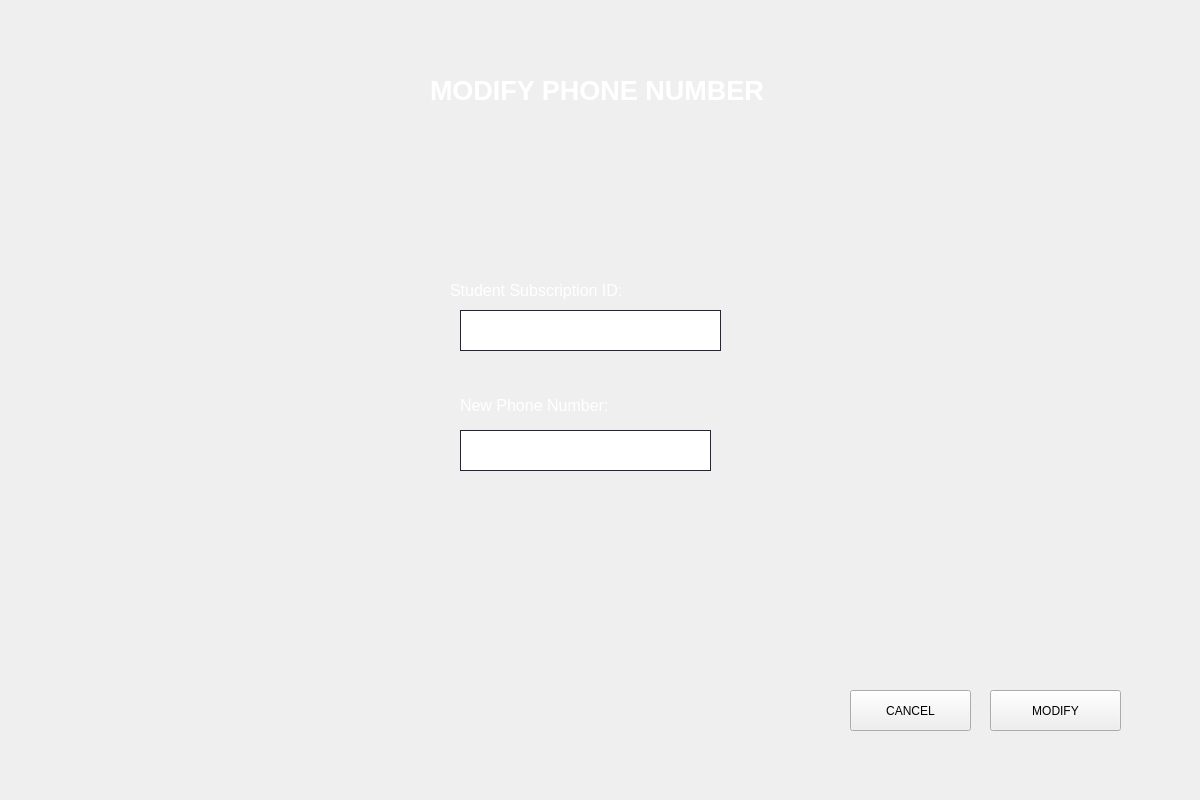
<?xml version="1.0" encoding="UTF-8"?>
<ui version="4.0">
 <class>Form</class>
 <widget class="QWidget" name="Form">
  <property name="geometry">
   <rect>
    <x>0</x>
    <y>0</y>
    <width>1200</width>
    <height>800</height>
   </rect>
  </property>
  <property name="windowTitle">
   <string>Form</string>
  </property>
  <widget class="QPushButton" name="modifier">
   <property name="geometry">
    <rect>
     <x>990</x>
     <y>690</y>
     <width>131</width>
     <height>41</height>
    </rect>
   </property>
   <property name="styleSheet">
    <string notr="true"> font: 75 16pt &quot;Poppins&quot;;</string>
   </property>
   <property name="text">
    <string>MODIFY</string>
   </property>
  </widget>
  <widget class="QLineEdit" name="num_inscription">
   <property name="geometry">
    <rect>
     <x>460</x>
     <y>310</y>
     <width>261</width>
     <height>41</height>
    </rect>
   </property>
   <property name="styleSheet">
    <string notr="true">QLineEdit {
border: 1px solid rgb(37,39,48);

padding-left:20px;
padding-right:20px;
}
</string>
   </property>
  </widget>
  <widget class="QLineEdit" name="num">
   <property name="geometry">
    <rect>
     <x>460</x>
     <y>430</y>
     <width>251</width>
     <height>41</height>
    </rect>
   </property>
   <property name="styleSheet">
    <string notr="true">QLineEdit {
border: 1px solid rgb(37,39,48);

padding-left:20px;
padding-right:20px;
}
</string>
   </property>
  </widget>
  <widget class="QLabel" name="label_2">
   <property name="geometry">
    <rect>
     <x>450</x>
     <y>250</y>
     <width>461</width>
     <height>81</height>
    </rect>
   </property>
   <property name="styleSheet">
    <string notr="true"/>
   </property>
   <property name="text">
    <string>&lt;html&gt;&lt;head/&gt;&lt;body&gt;&lt;p&gt;&lt;span style=&quot; font-size:12pt; color:#fff;&quot;&gt;Student Subscription ID:&lt;/span&gt;&lt;/p&gt;&lt;/body&gt;&lt;/html&gt;</string>
   </property>
  </widget>
  <widget class="QLabel" name="label_3">
   <property name="geometry">
    <rect>
     <x>460</x>
     <y>370</y>
     <width>461</width>
     <height>71</height>
    </rect>
   </property>
   <property name="styleSheet">
    <string notr="true"/>
   </property>
   <property name="text">
    <string>&lt;html&gt;&lt;head/&gt;&lt;body&gt;&lt;p&gt;&lt;span style=&quot; font-size:12pt; color:#fff;&quot;&gt;New Phone Number:&lt;/span&gt;&lt;/p&gt;&lt;/body&gt;&lt;/html&gt;</string>
   </property>
  </widget>
  <widget class="QLabel" name="label_5">
   <property name="geometry">
    <rect>
     <x>430</x>
     <y>70</y>
     <width>541</width>
     <height>41</height>
    </rect>
   </property>
   <property name="styleSheet">
    <string notr="true">font: 75 16pt &quot;Arial&quot;;</string>
   </property>
   <property name="text">
    <string>&lt;html&gt;&lt;head/&gt;&lt;body&gt;&lt;p&gt;&lt;span style=&quot; font-size:20pt; font-weight:600;color:#fff; color:#FFFFFF;&quot;&gt;MODIFY PHONE NUMBER&lt;/span&gt;&lt;/p&gt;&lt;/body&gt;&lt;/html&gt;</string>
   </property>
  </widget>
  <widget class="QPushButton" name="annuler">
   <property name="geometry">
    <rect>
     <x>850</x>
     <y>690</y>
     <width>121</width>
     <height>41</height>
    </rect>
   </property>
   <property name="styleSheet">
    <string notr="true"> font: 75 16pt &quot;Poppins&quot;;</string>
   </property>
   <property name="text">
    <string>CANCEL</string>
   </property>
  </widget>
  <widget class="QLabel" name="num_insc">
   <property name="geometry">
    <rect>
     <x>470</x>
     <y>360</y>
     <width>221</width>
     <height>21</height>
    </rect>
   </property>
   <property name="text">
    <string/>
   </property>
  </widget>
  <widget class="QLabel" name="num_2">
   <property name="geometry">
    <rect>
     <x>480</x>
     <y>480</y>
     <width>221</width>
     <height>21</height>
    </rect>
   </property>
   <property name="text">
    <string/>
   </property>
  </widget>
  <widget class="QLabel" name="label">
   <property name="geometry">
    <rect>
     <x>-30</x>
     <y>0</y>
     <width>1231</width>
     <height>801</height>
    </rect>
   </property>
   <property name="text">
    <string/>
   </property>
   <property name="pixmap">
    <pixmap>bg.jpg</pixmap>
   </property>
   <property name="scaledContents">
    <bool>true</bool>
   </property>
  </widget>
  
  <zorder>label</zorder>
  <zorder>modifier</zorder>
  <zorder>num_inscription</zorder>
  <zorder>num</zorder>
  <zorder>label_2</zorder>
  <zorder>label_3</zorder>
  <zorder>label_5</zorder>
  <zorder>annuler</zorder>
  <zorder>num_insc</zorder>
  <zorder>num_2</zorder>
  <zorder>label_10</zorder>
 </widget>
 <resources/>
 <connections/>
</ui>
